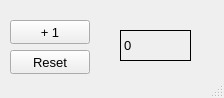
<?xml version="1.0" encoding="UTF-8"?>
<ui version="4.0">
 <class>MainWindow</class>
 <widget class="QMainWindow" name="MainWindow">
  <property name="geometry">
   <rect>
    <x>0</x>
    <y>0</y>
    <width>224</width>
    <height>98</height>
   </rect>
  </property>
  <property name="font">
   <font>
    <pointsize>10</pointsize>
   </font>
  </property>
  <property name="windowTitle">
   <string>MainWindow</string>
  </property>
  <widget class="QWidget" name="centralwidget">
   <widget class="QPushButton" name="buttonPlusOne">
    <property name="geometry">
     <rect>
      <x>10</x>
      <y>20</y>
      <width>80</width>
      <height>24</height>
     </rect>
    </property>
    <property name="text">
     <string>+ 1</string>
    </property>
   </widget>
   <widget class="QPushButton" name="buttonReset">
    <property name="geometry">
     <rect>
      <x>10</x>
      <y>50</y>
      <width>80</width>
      <height>24</height>
     </rect>
    </property>
    <property name="text">
     <string>Reset</string>
    </property>
   </widget>
   <widget class="QLabel" name="labelNumber">
    <property name="geometry">
     <rect>
      <x>120</x>
      <y>30</y>
      <width>71</width>
      <height>31</height>
     </rect>
    </property>
    <property name="font">
     <font>
      <pointsize>10</pointsize>
      <bold>false</bold>
     </font>
    </property>
    <property name="frameShape">
     <enum>QFrame::Box</enum>
    </property>
    <property name="text">
     <string>0</string>
    </property>
   </widget>
  </widget>
  <widget class="QStatusBar" name="statusbar"/>
 </widget>
 <resources/>
 <connections/>
</ui>
